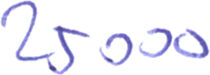
#> input picture data/cvl.str/25000-0001-08.png, 210 x 75 px
$ python -i slant_angle.py   (imports and definitions only)   (Python 2 division)
#> lines starting #> are read from the running program, lines starting #| are printed output that depends on the picture; after the words box and inside, x2 and y2 are one past the last pixel; in counts of white or black regions, pixels touching at a corner belong together
#> further down, picture is the input picture: shape (75, 210, 3); mean B, G, R 248.9, 238.9, 239.2
# ---Libraries---
# Standard library
import os
import sys

# Third-party libraries
import cv2
import numpy as np

# Private libraries
sys.path.append(os.path.abspath("../"))
import utils

# ---About---
# This file contain slant angle extraction or matrix slant angle extraction function.


#       calculate_slant_angle:
#         Input:
#           - image, binary image
#           - threshold, which means minimum vote it should get for it to be considered as a line
#           - axis, image axis for the angle histogram
#           - minDegree, minimum degree to by evaluate in the algorithm
#           - maxDegree, maximum degree to by evaluate in the algorithm
#         Output:
#           - angle, the average angle that was sampled from the lines that was detected in the image
def calculate_slant_angle(image, threshold=5, axis=1, minDegree=-10, maxDegree=10):
    angleMatrix = calculate_slant_angle_matrix(image, threshold, axis, minDegree, maxDegree)

    return utils.angle_matrix_average(angleMatrix)


#       calculate_slant_angle_pp:
#           calculate image slant using projection profile algorithm,
#           the algorithm calculate image histogram in range of angles and
#           return The angle at which the histogram gives the most peaks by maximize std function.
#
#         Input:
#           - image, binary image
#           - axis, image axis for the angle histogram
#           - minDegree, minimum degree to by evaluate in the algorithm
#           - maxDegree, maximum degree to by evaluate in the algorithm
#           - step, step angle
#         Output:
#           - angle, the angle that will fix the image
# [83 lines left out: functions calculate_slant_angle_pp, fined_lines_in_check, not called in this run]


#       Slant angle matrix:
#         Input:
#           - image, binary image
#           - threshold, which means minimum vote it should get for it to be considered as a line
#           - axis, image axis for the angle histogram
#           - minDegree, minimum degree to by evaluate in the algorithm
#           - maxDegree, maximum degree to by evaluate in the algorithm
#         Output:
#           - angle_matrix,  matrix of image [axis] on angle (0-360) histogram
def calculate_slant_angle_matrix(image, threshold=5, axis=1, minDegree=5, maxDegree=24):
#> called with threshold = 5, axis = 1, minDegree = -10, maxDegree = 10
    angleMatrix = np.zeros((image.shape[axis], 360))

    gray = cv2.cvtColor(image, cv2.COLOR_BGR2GRAY)
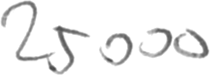
#> gray: shape (75, 210); min 74, max 255, mean 240.1
    edges = cv2.Canny(gray, 50, 150, apertureSize=3)
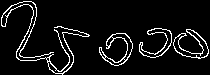
#> edges: shape (75, 210); 7.3% white in thin lines or dots

    lines = cv2.HoughLines(edges, 1, np.pi / 360, threshold)

    for line_s in lines:
        for rho, theta in line_s:
            angle = int(np.rad2deg(theta))
            if (minDegree < angle < maxDegree or
                            minDegree < 180 - angle < maxDegree):
                a = np.cos(theta)
                b = np.sin(theta)

                if axis == 1:
                    x = int((rho - image.shape[0] / 2 * b) / a)
                    index = x
                else:
                    y = int((rho - image.shape[1] / 2 * a) / b)
                    index = y

                if 0 < index < image.shape[axis]:
                    angleMatrix[index, angle] += 1

                x0 = a * rho
                y0 = b * rho
                x1 = int(x0 + 2000 * (-b))
                y1 = int(y0 + 2000 * (a))
                x2 = int(x0 - 2000 * (-b))
                y2 = int(y0 - 2000 * (a))

                cv2.line(image, (x1, y1), (image.shape[1], y), (0, 0, int(theta * 255 / np.pi)), 2)
#> this loop made 766 passes
#> line_s on passes 1 to 3: [[19, 1.76]], [[22, 1.73]], [[21, 1.74]]
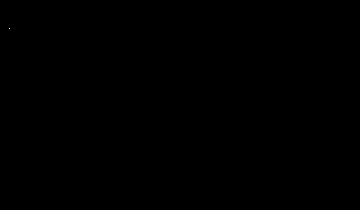
#> angleMatrix: shape (210, 360) float64; values 0 (black) and 1 (white), 0% white in thin lines or dots, all inside (x1, y1, x2, y2) = (9, 28, 10, 29)

    cv2.imwrite('test.png', image)
    return angleMatrix


#       Fix check image:
#         Input:
#           - path, path for bank check image
#         Output:
#           - image,  fix image of the check
# [10 lines left out: function fix_check, not called in this run]


# [133 lines of commented-out code are left out]

>>> import cv2
>>> picture = cv2.imread('../../data/cvl.str/25000-0001-08.png')
#> (the run stopped early here; a loop or call above may not have finished)
